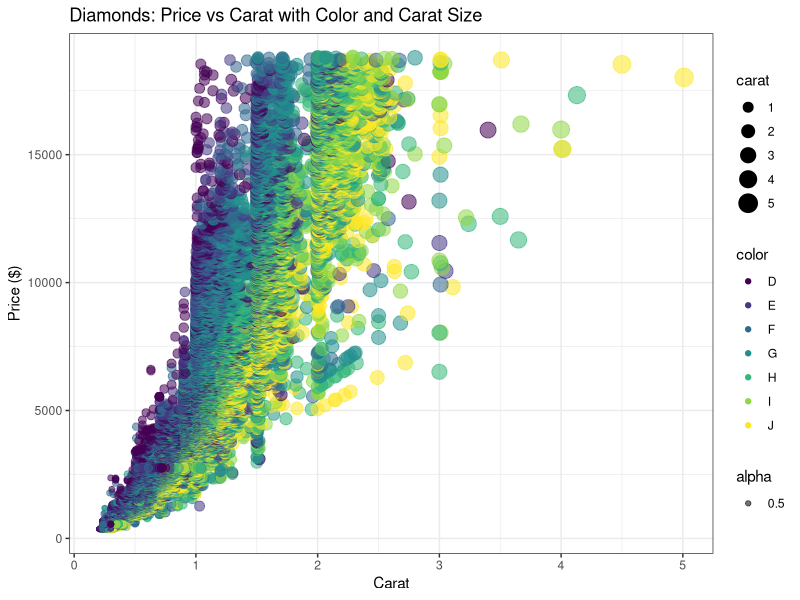

This figure's R source:
## ---- chunk 1
#| code-fold: true

library(tidyverse)
data(diamonds)
## ---- chunk 2
#| code-fold: true

dim(diamonds)
colnames(diamonds)
str(diamonds)
## ---- chunk 3
#| code-fold: true

glimpse(diamonds)
head(diamonds)
head(diamonds,10)
slice(diamonds,1:10)
## ---- chunk 4
#| code-fold: true

summary(diamonds)
## ---- chunk 5
#| code-fold: true

#?dplyr::filter

filter(diamonds, cut == "Ideal")
filter(diamonds, price > 10000)
filter(diamonds, cut == "Ideal" , # and
       price > 10000)

filter(diamonds, cut == "Ideal" | # or
       price > 10000)
## ---- chunk 6
children <- c(2,3,4,NA,1)
children == NA
is.na(children)
## ---- chunk 7
#| code-fold: true

#?dplyr::select

select(diamonds, cut, color)
select(diamonds, color, cut) # reverses order

colnames(diamonds)
select(diamonds, 1:4)
## ---- chunk 8
#| code-fold: true

select(diamonds, starts_with("c"))

select(diamonds, ends_with("y"))

select(diamonds, -price)

select(diamonds, contains("c"))

select(diamonds, everything())


select(diamonds, last_col())
select(diamonds, last_col(5)) # offset

## ---- chunk 9
#| code-fold: true

arrange(diamonds, color)
arrange(diamonds,carat)
arrange(diamonds, color, carat)
arrange(diamonds,color,carat,clarity)

arrange(diamonds,desc(carat))
arrange(diamonds,-carat)
## ---- chunk 10
#| code-fold: true

#?diamonds
mutate(diamonds, 
       "carat_grams" = 0.2 * carat)

mutate(diamonds, 
       "carat_grams" = 0.2 * carat,
       "price_carat" = price/carat)

# rename/alter columns
levels(diamonds$cut)

mutate(diamonds,
       "cut"=tolower(cut),
       "carat_grams" = 0.2 * carat,
       "price_carat" = price/carat)

# new variable using filter/logic
summary(diamonds$price)
quantile(diamonds$price,.90)

mutate(diamonds,
       "cut"=tolower(cut),
       "carat_grams" = 0.2 * carat,
       "price_carat" = price/carat,
       "expensive"= as.factor(price >= 9800))
## ---- chunk 11
#| code-fold: true

# ?slice
# ?slice_max
slice(diamonds,1:10)

slice_max(diamonds, order_by=price)
slice_min(diamonds, order_by=price)
slice_sample(diamonds,)
## ---- chunk 12
#| code-fold: true

#?rename
rename(diamonds, "Cut"="cut") # New then old

#?tidyselect::all_of()
key <- c(dollars = "price", shade = "color")
rename(diamonds, all_of(key))
## ---- chunk 13
#| code-fold: true

summarise(diamonds,
          "F Color"= sum(color == "F"),
          "mean_price"=mean(price,na.rm=T))
## ---- chunk 14
#| code-fold: true

diamonds %>% 
  group_by(cut) %>% 
  summarise("num_cut"= n(),
            "avg_price"= mean(price))
## ---- chunk 15
#| code-fold: true

diamonds %>% 
  group_by(color) %>% 
  summarise("num_cut"= n(),
            "avg_price"= mean(price))
## ---- chunk 16
#| code-fold: true

diamonds %>% 
  group_by(cut, color) %>% 
  summarise("num_cut_color"= n(),
            "avg_price"= mean(price))
## ---- chunk 17
#| code-fold: true

diamonds %>% 
  group_by("expensive"= price > 1000) %>% 
  summarise("count"=n(),
            "avg_price"=mean(price))
## ---- chunk 18
#| code-fold: true

#?pivot_wider

long <- data.frame(
  id = rep(1:20, each=5),
  test= as.factor(rep(c("test_1", "test_2","test_3", "test_4", "test_5"), 5)),
  score=rnorm(n=100,75,sd=25))

# data
# names from
# values_from

wide <- pivot_wider(long,
            names_from=test,
            values_from =score)
## ---- chunk 19
#?pivot_longer

head(wide)

# cols
# names_to
# values_to

long <- pivot_longer(wide,
             cols= starts_with("test"),
             names_to = "test",
             values_to= "score")
## ---- chunk 20
#| code-fold: true

wide_2 <- data.frame(
  id = 1:20,
  female = as.factor(rbinom(n= 20, 1, p= 0.5)),
  height = rnorm(n= 20, mean= 60, sd= 10)
)

#?merge

merge(x= wide, y= wide_2, by="id")
## ---- chunk 21
#| code-fold: true

wide_3 <- data.frame(
  individual = 1:100,
  female = as.factor(rbinom(n= 100, 1, p= 0.5)),
  height = rnorm(n= 100, mean= 60, sd= 10)
)

bad <- merge(x= wide, y= wide_3)
merge(x= wide, y= wide_3, by.x="id", by.y="individual")
## ---- chunk 22
#| code-fold: true
#| 
wide_4 <- merge(x= wide, y= wide_3, by.x="id", by.y="individual")

# ?write_csv
# ?write_delim
# ?write_excel_csv
# ?write_excel

#write_csv(x = wide_4, file ="cleaned_student.csv")
#write_excel_csv(x = wide_4, file ="cleaned_student.csv")
#read_csv(file = "cleaned_student.csv")
## ---- chunk 23
#| code-fold: true
ggplot(diamonds,
       mapping= aes(x= carat, 
                    y= price, 
                    alpha= 0.5,
                    color= color,
                    size= carat))+
  geom_point()+
  labs(
    title= "Diamonds: Price vs Carat with Color and Carat Size",
    x= "Carat",
    y= "Price ($)"
  )+
  theme_bw()
## ---- chunk 24
#| code-fold: true

employees <- data.frame(
  EmployeeID = c(1, 2, 3),
  Name = c("Alice", "Bob", "Charlie"),
  DepartmentID = c(1, 2, NA)
)

departments <- data.frame(
  DepartmentID = c(1, 2, 3),
  DepartmentName = c("HR", "IT", "Finance")
)
glimpse(employees);glimpse(departments)
## ---- chunk 25
#| code-fold: true
#?left_join
left_join(employees, departments, by = "DepartmentID")
## ---- chunk 26
#| code-fold: true

#?right_join
right_join(employees, departments, by = "DepartmentID")
## ---- chunk 27
#| code-fold: true

inner_join(employees, departments, by = "DepartmentID")
## ---- chunk 28
#| code-fold: true

full_join(employees, departments, by = "DepartmentID")
## ---- chunk 29
#| code-fold: true

#?bind_cols
#?bind_rows


data_1 <- data.frame(
  id= 1:10,
  sex= c(rep("F", 5), rep("M", 5)),
    x= rnorm(n=10))

data_2 <- data.frame(
  age = sample(size= 10, c(10, 20, 30, 40), replace=T),
  y= rnorm(n= 10))

bind_cols(data_1,data_2)
## ---- chunk 30
#| code-fold: true

data_3 <- data.frame(
  id= 1:10,
  sex= c(rep("F", 5), rep("M", 5)))

data_4 <- data.frame(
  id= 11:20,
  sex= c(rep("F", 5), rep("M", 5)))

bind_rows(data_3,data_4)
